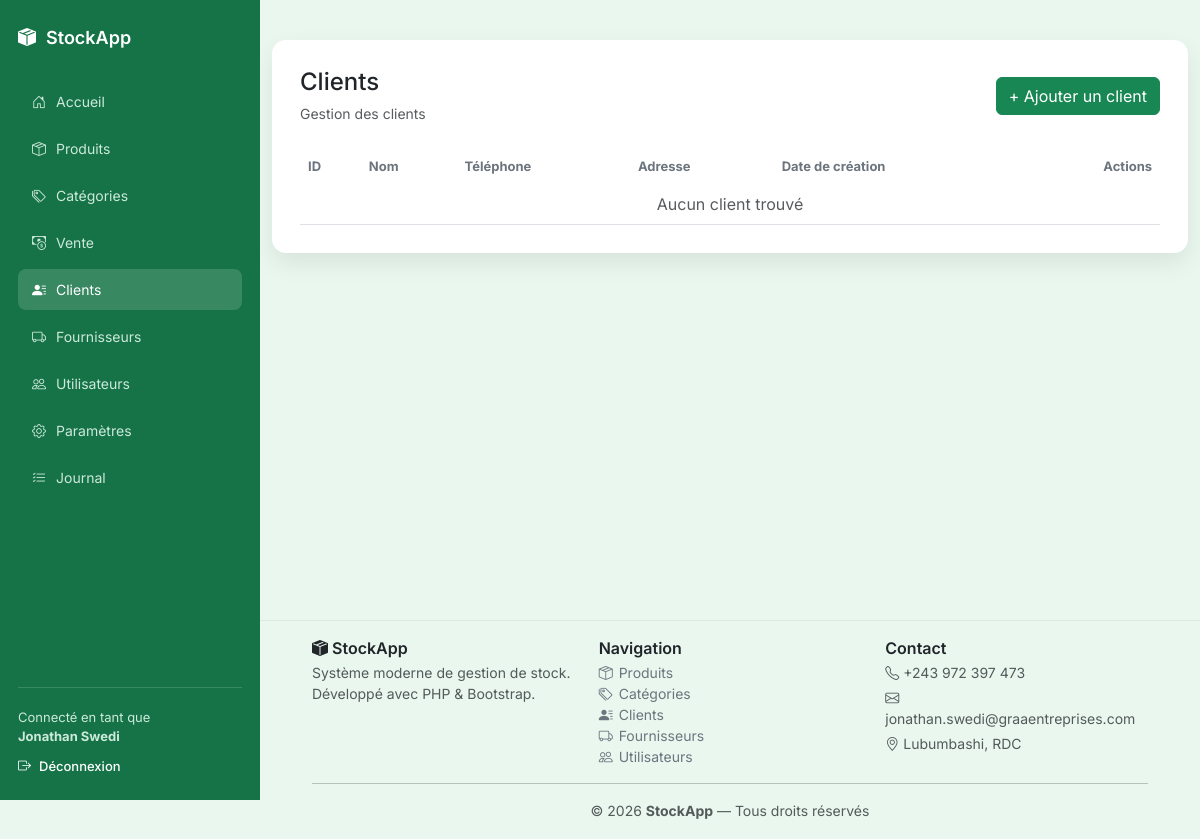
Page /index.php?action=customer (signed in) on the earlier database version.
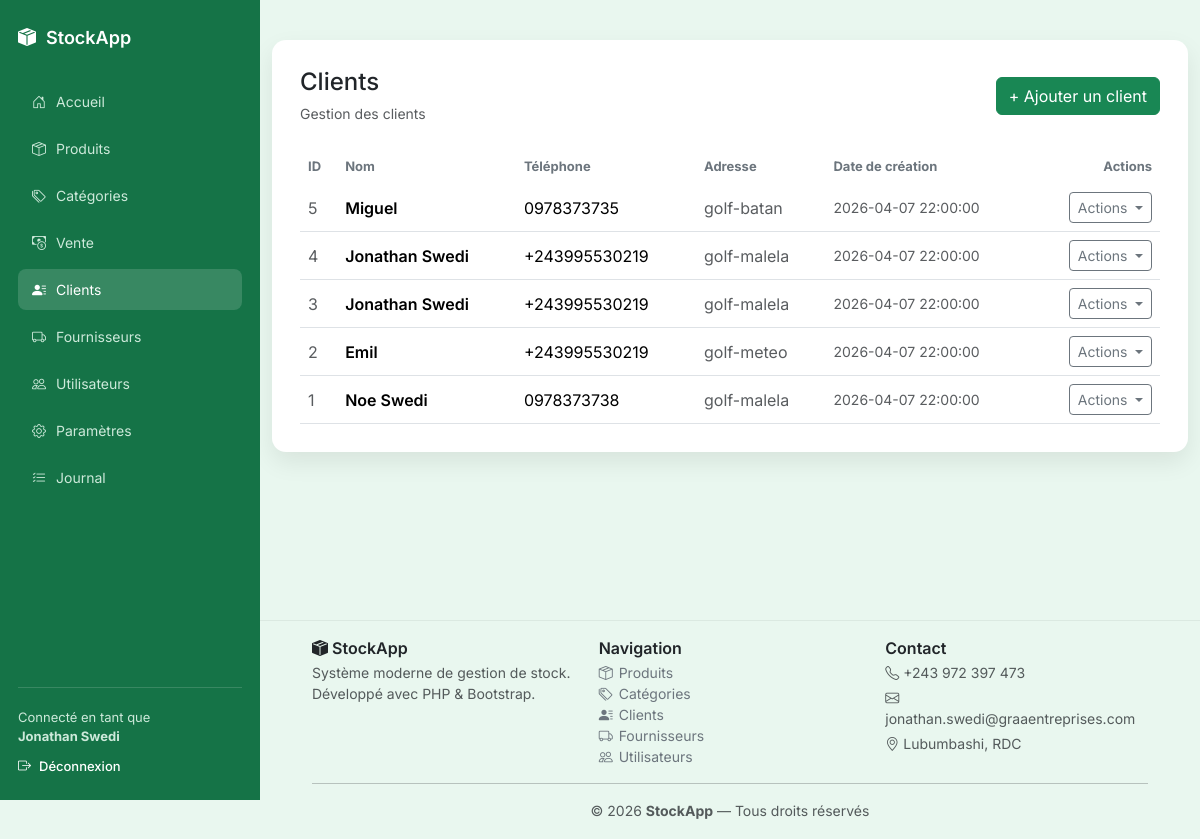
Same page on the later database version.
### tables this page shows
CREATE TABLE `customers` (
  `id` int(11) NOT NULL,
  `name` varchar(150) NOT NULL,
  `phone` varchar(50) DEFAULT NULL,
  `address` text DEFAULT NULL,
  `created_at` timestamp NOT NULL DEFAULT current_timestamp()
);

### App/Controllers/ControllerCustomer.php (called while the page is built, shortened)
<?php
require_once './App/Models/Customer.php';
class ControllerCustomer
{
    private $modelCustomer;
    public function __construct()
    {
        $this->modelCustomer = new Customer();
    }
    public function index()
    {
        $customer = $this->modelCustomer->getAll();
        require './App/Views/Customer/index.php';
    }
}
?>

### App/config/database.php (called while the page is built)
<?php
return [
    'host' => 'localhost',
    'dbname' => 'stock_app',
    'username' => 'root',
    'password' => '',
    'charset' => 'utf8'
];
?>

### App/Models/database.php (called while the page is built)
<?php
class Database
{
    private $conn = null;
    public function __construct()
    {
        if ($this->conn === null) {
            $config = require __DIR__ . '/../config/database.php';
            $host     = $config['host'];
            $dbname   = $config['dbname'];
            $username = $config['username'];
            $password = $config['password'];
            try {
                $this->conn = new PDO(
                    "mysql:host=$host;dbname=$dbname;charset=utf8",
                    $username,
                    $password
                );
                $this->conn->setAttribute(PDO::ATTR_ERRMODE, PDO::ERRMODE_EXCEPTION);
            } catch (PDOException $e) {
                die("Erreur de connexion à la base de données : " . $e->getMessage());
            }
        }
    }
    public function getConnection()
    {
        return $this->conn;
    }
}
?>

### App/Models/Customer.php (called while the page is built, shortened)
<?php
class Customer
{
    private $pdo;
    public function __construct()
    {
        $database = new Database();
        $this->pdo = $database->getConnection();
    }
    public function getAll()
    {
        $sql = "SELECT * FROM customers ORDER BY id DESC";
        $stmt = $this->pdo->prepare($sql);
        $stmt->execute();
        return $stmt->fetchAll(PDO::FETCH_ASSOC);
    }
}
?>

### App/Views/Customer/index.php (the view, shortened to what this page needs)
<?php include 'App/Views/Layout/header.php'; ?>
<div class="content-wrapper">
<div class="container">
<div class="saas-card">
<div class="d-flex justify-content-between align-items-center mb-4">
    <div>
        <h4 class="mb-1">Clients</h4>
        <small class="text-muted">Gestion des clients</small>
    </div>
    <?php if (in_array($_SESSION['user']['role_name'], ['admin', 'manager'])): ?>
        <button class="btn btn-success" data-bs-toggle="modal" data-bs-target="#createModal">
            + Ajouter un client
        </button>
    <?php endif; ?>
</div>
<div class="table-responsive">
<table class="table align-middle mb-0">
<thead>
<tr>
    <th>ID</th>
    <th>Nom</th>
    <th>Téléphone</th>
    <th>Adresse</th>
    <th>Date de création</th>
    <th class="text-end">Actions</th>
</tr>
</thead>
<tbody>
<?php if (!empty($customer)): ?>
<?php foreach ($customer as $c): ?>
<tr>
    <td class="text-muted"><?= $c['id'] ?></td>
    <td class="fw-semibold"><?= htmlspecialchars($c['name']) ?></td>
    <td><?= htmlspecialchars($c['phone']) ?></td>
    <td class="text-muted"><?= htmlspecialchars($c['address']) ?></td>
    <td class="small text-muted"><?= $c['created_at'] ?></td>
    <td class="text-end">
    <?php if (in_array($_SESSION['user']['role_name'], ['admin', 'manager'])): ?>
        <div class="dropdown">
            <button class="btn btn-sm btn-outline-secondary dropdown-toggle" data-bs-toggle="dropdown">
                Actions
            </button>
        </div>
    <?php else: ?>
        <span class="text-muted">—</span>
    <?php endif; ?>
    </td>
</tr>
<?php endforeach; ?>
<?php else: ?>
<tr>
    <td colspan="6" class="text-center text-muted">
        Aucun client trouvé
    </td>
</tr>
<?php endif; ?>
</tbody>
</table>
</div>
</div>
</div>
</div>
<?php include 'App/Views/Layout/footer.php'; ?>

### index.php (shortened to what this page needs)
<?php
$action = $_GET['action'] ?? 'home';
require_once './App/Models/Customer.php';
require_once './App/Controllers/ControllerCustomer.php';
$controllerCustomer  = new ControllerCustomer();
switch ($action) {
    case 'customer':
        $controllerCustomer->index();
        break;
}

### App/Views/Layout/header.php (shortened to what this page needs)
<!DOCTYPE html>
<html lang="fr">
<head>
    <link
        rel="stylesheet"
        href="https://cdn.jsdelivr.net/npm/bootstrap@5.3.2/dist/css/bootstrap.min.css"
    >
    <link
        rel="stylesheet"
        href="https://cdn.jsdelivr.net/npm/bootstrap-icons@1.11.3/font/bootstrap-icons.css"
    >
</head>
<body>
<aside class="sidebar">
    <div class="brand">
        <i class="bi bi-box-seam-fill"></i>
        StockApp
    </div>
    <nav>
        <a href="index.php?action=home"
           class="<?= ($_GET['action'] ?? 'home') === 'home' ? 'active' : '' ?>">
            <i class="bi bi-house-door"></i>
            Accueil
        </a>
        <?php if (in_array($_SESSION['user']['role_name'], ['admin','responsable_stock','magasinier'])): ?>
            <a href="index.php?action=products"
               class="<?= ($_GET['action'] ?? '') === 'products' ? 'active' : '' ?>">
                <i class="bi bi-box-seam"></i>
                Produits
            </a>
        <?php endif; ?>
        <?php if (in_array($_SESSION['user']['role_name'], ['admin','responsable_stock'])): ?>
            <a href="index.php?action=categories"
               class="<?= ($_GET['action'] ?? '') === 'categories' ? 'active' : '' ?>">
                <i class="bi bi-tags"></i>
                Catégories
            </a>
        <?php endif; ?>
        <?php if (in_array($_SESSION['user']['role_name'], ['admin','vendeur','caissier'])): ?>
            <a href="index.php?action=sales"
               class="<?= ($_GET['action'] ?? '') === 'sales' ? 'active' : '' ?>">
                <i class="bi bi-cash-coin"></i>
                Vente
            </a>
            <a href="index.php?action=customer"
               class="<?= ($_GET['action'] ?? '') === 'customer' ? 'active' : '' ?>">
                <i class="bi bi-person-lines-fill"></i>
                Clients
            </a>
        <?php endif; ?>
        <?php if (in_array($_SESSION['user']['role_name'], ['admin','responsable_stock'])): ?>
            <a href="index.php?action=supplier"
               class="<?= ($_GET['action'] ?? '') === 'supplier' ? 'active' : '' ?>">
                <i class="bi bi-truck"></i>
                Fournisseurs
            </a>
        <?php endif; ?>
        <?php if ($_SESSION['user']['role_name'] === 'admin'): ?>
            <a href="index.php?action=users"
               class="<?= ($_GET['action'] ?? '') === 'users' ? 'active' : '' ?>">
                <i class="bi bi-people"></i>
                Utilisateurs
            </a>
        <?php endif; ?>
        <a href="index.php?action=profile"
            class="<?= in_array(($_GET['action'] ?? ''), ['profile','profile-update','profile-password']) ? 'active' : '' ?>">
            <i class="bi bi-gear"></i>
                Paramètres
        </a>
        <?php if ($_SESSION['user']['role_name'] === 'admin'): ?>
            <a href="index.php?action=logs"
               class="<?= ($_GET['action'] ?? '') === 'logs' ? 'active' : '' ?>">
                <i class="bi bi-list-check"></i>
                Journal
            </a>
        <?php endif; ?>
    </nav>
    <div class="sidebar-footer">
        <div>
            Connecté en tant que<br>
            <strong><?= htmlspecialchars($_SESSION['user']['name']) ?></strong>
        </div>
        <a href="index.php?action=logout">
            <i class="bi bi-box-arrow-right"></i>
            Déconnexion
        </a>
    </div>
</aside>

### App/Views/Layout/footer.php
<footer class="app-footer">
    <div class="container-fluid">
        <div class="row gy-3 align-items-start">
            <div class="col-md-4">
                <h6 class="fw-semibold mb-1">
                    <i class="bi bi-box-seam-fill"></i>
                    StockApp
                </h6>
                <p class="text-muted small mb-0">
                    Système moderne de gestion de stock.<br>
                    Développé avec PHP &amp; Bootstrap.
                </p>
            </div>
            <div class="col-md-4">
                <h6 class="fw-semibold mb-1">Navigation</h6>
                <ul class="list-unstyled small mb-0">
                    <li>
                        <a href="index.php?action=products" class="footer-link">
                            <i class="bi bi-box-seam"></i>
                            Produits
                        </a>
                    </li>
                    <li>
                        <a href="index.php?action=categories" class="footer-link">
                            <i class="bi bi-tags"></i>
                            Catégories
                        </a>
                    </li>
                    <li>
                        <a href="index.php?action=customer" class="footer-link">
                            <i class="bi bi-person-lines-fill"></i>
                            Clients
                        </a>
                    </li>
                    <li>
                        <a href="index.php?action=supplier" class="footer-link">
                            <i class="bi bi-truck"></i>
                            Fournisseurs
                        </a>
                    </li>
                    <li>
                        <a href="index.php?action=users" class="footer-link">
                            <i class="bi bi-people"></i>
                            Utilisateurs
                        </a>
                    </li>
                </ul>
            </div>
            <div class="col-md-4">
                <h6 class="fw-semibold mb-1">Contact</h6>
                <p class="small text-muted mb-1">
                    <i class="bi bi-telephone"></i>
                    +243 972 397 473
                </p>
                <p class="small text-muted mb-1">
                    <i class="bi bi-envelope"></i>
                    jonathan.swedi@graaentreprises.com
                </p>
                <p class="small text-muted mb-0">
                    <i class="bi bi-geo-alt"></i>
                    Lubumbashi, RDC
                </p>
            </div>
        </div>
        <hr class="my-3">
        <div class="text-center small text-muted">
            © <?= date('Y') ?> <strong>StockApp</strong> — Tous droits réservés
        </div>
    </div>
</footer>

### App/Views/Layout/header.php (style rules this page uses)
body { margin: 0; background: #e9f7ef; font-family: 'Inter', system-ui, sans-serif; }
.sidebar { width: 260px; min-height: 100vh; background: #157347; color: #fff; position: fixed; top: 0; left: 0; padding: 24px 18px; display: flex; flex-direction: column; z-index: 1000; }
.sidebar .brand { font-size: 18px; font-weight: 600; margin-bottom: 30px; display: flex; align-items: center; gap: 10px; }
.sidebar nav a { color: #cde9da; text-decoration: none; display: flex; align-items: center; gap: 10px; padding: 10px 14px; border-radius: 8px; margin-bottom: 6px; font-size: 14px; transition: all 0.2s ease; }
.sidebar nav a:hover, .sidebar nav a.active { background: rgba(255,255,255,0.15); color: #fff; }
.sidebar-footer { margin-top: auto; padding-top: 20px; border-top: 1px solid rgba(255,255,255,0.15); font-size: 13px; color: #cde9da; }
.sidebar-footer a { color: #fff; text-decoration: none; display: flex; align-items: center; gap: 8px; margin-top: 10px; font-weight: 500; }
.content-wrapper { margin-left: 260px; min-height: calc(100vh - 120px); padding: 40px 0; }
.saas-card { background: #fff; border-radius: 14px; padding: 28px; box-shadow: 0 10px 25px rgba(0,0,0,0.08); }
.table thead th { font-size: 13px; color: #6c757d; border-bottom: none; }
.app-footer { margin-left: 260px; padding: 18px 40px; border-top: 1px solid rgba(0,0,0,0.06); }
.footer-link { color: #6c757d; text-decoration: none; display: inline-flex; align-items: center; gap: 6px; transition: color 0.2s ease; }

### App/Views/Customer/index.php (style rules this page uses)
body { background: #e9f7ef; }
.content-wrapper { min-height: calc(100vh - 180px); padding: 40px 0; }
.saas-card { background: #fff; border-radius: 14px; padding: 28px; box-shadow: 0 10px 25px rgba(0,0,0,0.08); }
.table thead th { font-size: 13px; color: #6c757d; border-bottom: none; }

Differences in the rows shown:
added customers: id "5", name "Miguel", phone "0978373735", address "golf-batan", created_at "2026-04-07 22:00:00"
added customers: id "4", name "Jonathan Swedi", phone "+243995530219", address "golf-malela", created_at "2026-04-07 22:00:00"
added customers: id "3", name "Jonathan Swedi", phone "+243995530219", address "golf-malela", created_at "2026-04-07 22:00:00"
added customers: id "2", name "Emil", phone "+243995530219", address "golf-meteo", created_at "2026-04-07 22:00:00"
added customers: id "1", name "Noe Swedi", phone "0978373738", address "golf-malela", created_at "2026-04-07 22:00:00"
Other differences:
text no longer shown: "Aucun client trouvé"
